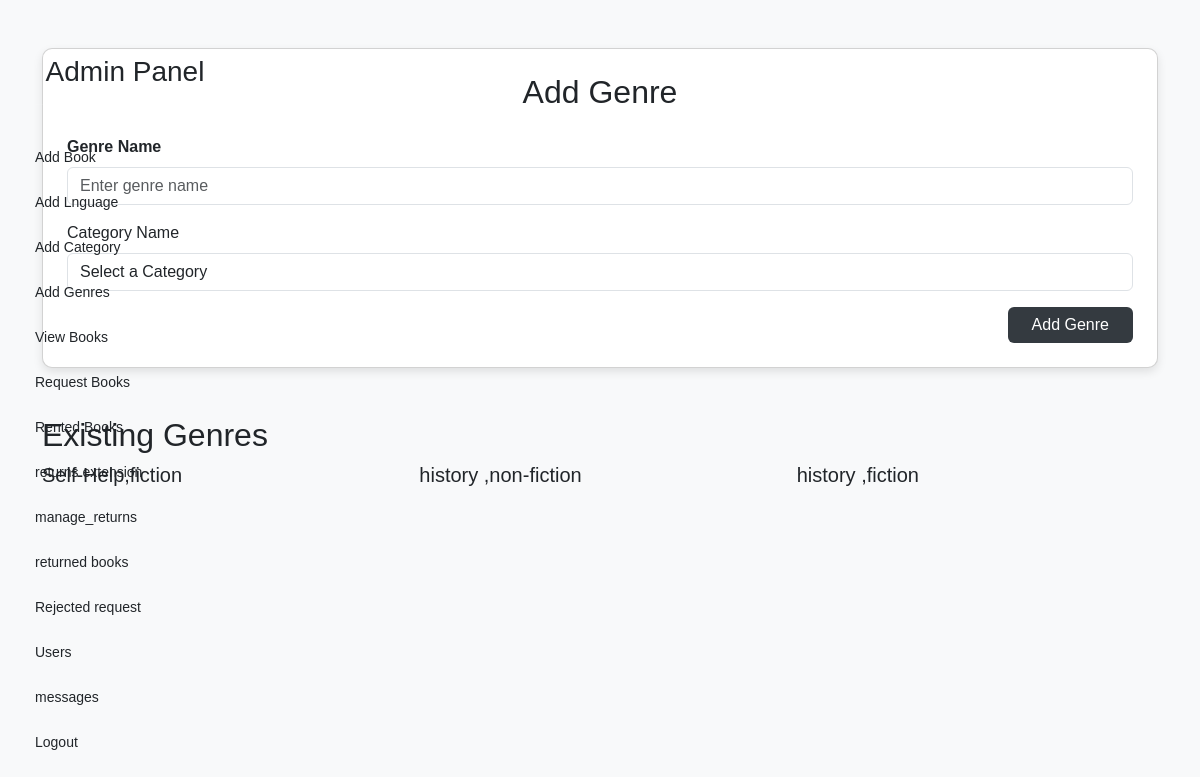
Before: /genres (signed in) with the older database file.
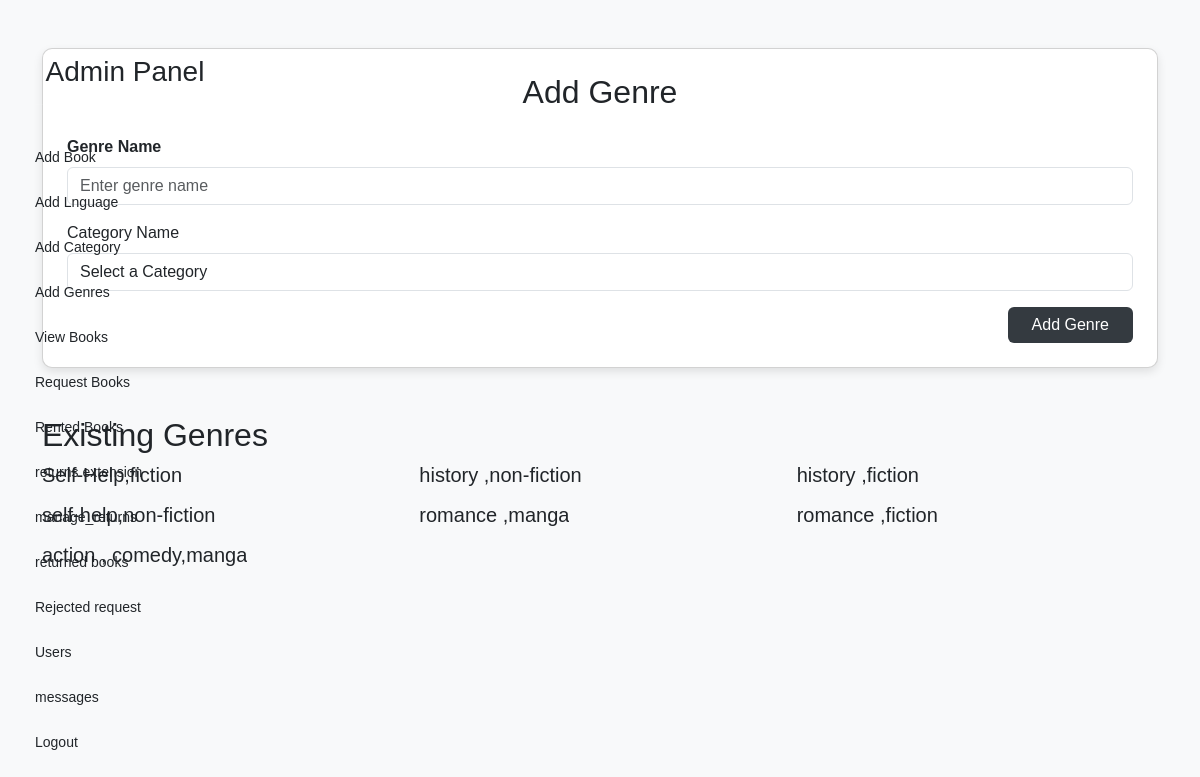
After: the same page with the newer database file.
### bookapp/models.py (models this page shows)
class genres(models.Model):
    cat_name=models.ForeignKey(Category,on_delete=models.CASCADE)
    ge_name=models.TextField(max_length=200)

class Category(models.Model):
    name=models.TextField(max_length=200,unique=True)

### bookapp/views.py (the view)
# urls.py: path('genres',views.add_generes,),
def add_generes(req):
    if 'admin' in req.session:
        if req.method == 'POST':
            name = req.POST['generes']
            print(name)
            cate=req.POST['category']
            cat=Category.objects.get(pk=cate)
            data=genres.objects.create(ge_name=name,cat_name=cat)
            data.save()
            genre = genres.objects.all()
            return redirect(add_generes)
        else:
            cate=Category.objects.all()
            genre= genres.objects.all()
            return render(req, 'admin/add_genres.html', {'genres': genre,'cate':cate})
    else:
          return redirect(u_login)

### templates/admin/add_genres.html (shortened to what this page needs)
<!DOCTYPE html>
<html lang="en">
<head>
    <link href="https://cdn.jsdelivr.net/npm/bootstrap@5.3.3/dist/css/bootstrap.min.css" rel="stylesheet">
    <link href="https://cdn.jsdelivr.net/npm/bootstrap-icons/font/bootstrap-icons.css" rel="stylesheet">
</head>
<body>
    <div class="d-flex">
        <div class="sidebar">
            <div class="sidebar">
                <h3>Admin Panel</h3>
                <a href="add_books"> Add Book</a>
                <a href="location"> Add Lnguage</a>
                <a href="category"> Add Category</a>
                <a href="genres"> Add Genres</a>
                <a href="view_books"> View Books</a>
                <a href="manage_requests"> Request Books</a>
                <a href="rented"> Rented Books</a>
                <a href="manage-extension-requests">returns extension</a>
                <a href="manage_returns">manage_returns</a>
                <a href="books_returns">returned books</a>
                <a href="reject"> Rejected request</a>
                <a href="view_user"> Users</a>
                <a href="display_contacts"> messages</a>
                <a href="logout"> Logout</a>
            </div>
        </div>
        <div class="container py-5">
            <div class="card p-4 mb-5">
                <h2 class="text-center mb-4">Add Genre</h2>
                <form method="post" enctype="multipart/form-data">
                    <div class="mb-3">
                        <label for="l_name" class="form-label"><b>Genre Name</b></label>
                        <input
                            type="text"
                            class="form-control"
                            id="l_name"
                            name="generes"
                            placeholder="Enter genre name"
                            required>
                    </div>
                    <div class="mb-3">
                        <label for="pro_category" class="form-label">Category Name</label>
                        <select class="form-control" id="pro_category" name="category" required>
                            <option value="" disabled selected>Select a Category</option>
                        </select>
                    </div>
                    <div class="d-flex justify-content-end">
                        <button type="submit" class="btn btn-dark px-4">Add Genre</button>
                    </div>
                </form>
            </div>
            <h2 class="mt-5">Existing Genres </h2>
            <div class="row g-3">
                {% for g in genres %}
                <div class="col-md-6 col-lg-4">
                    <div class="category-card d-flex justify-content-between align-items-center">
                        <h5 class="mb-0 text-truncate">{{ g.ge_name }},{{ g.cat_name.name }}</h5>
                    </div>
                </div>
                {% endfor %}
            </div>
        </div>
    </div>
</body>
</html>

Changed rows visible on the page:
added genres: ge_name "self-help", cat_name.name "non-fiction"
added genres: ge_name "romance", cat_name.name "manga"
added genres: ge_name "romance", cat_name.name "fiction"
added genres: ge_name "action , comedy", cat_name.name "manga"
